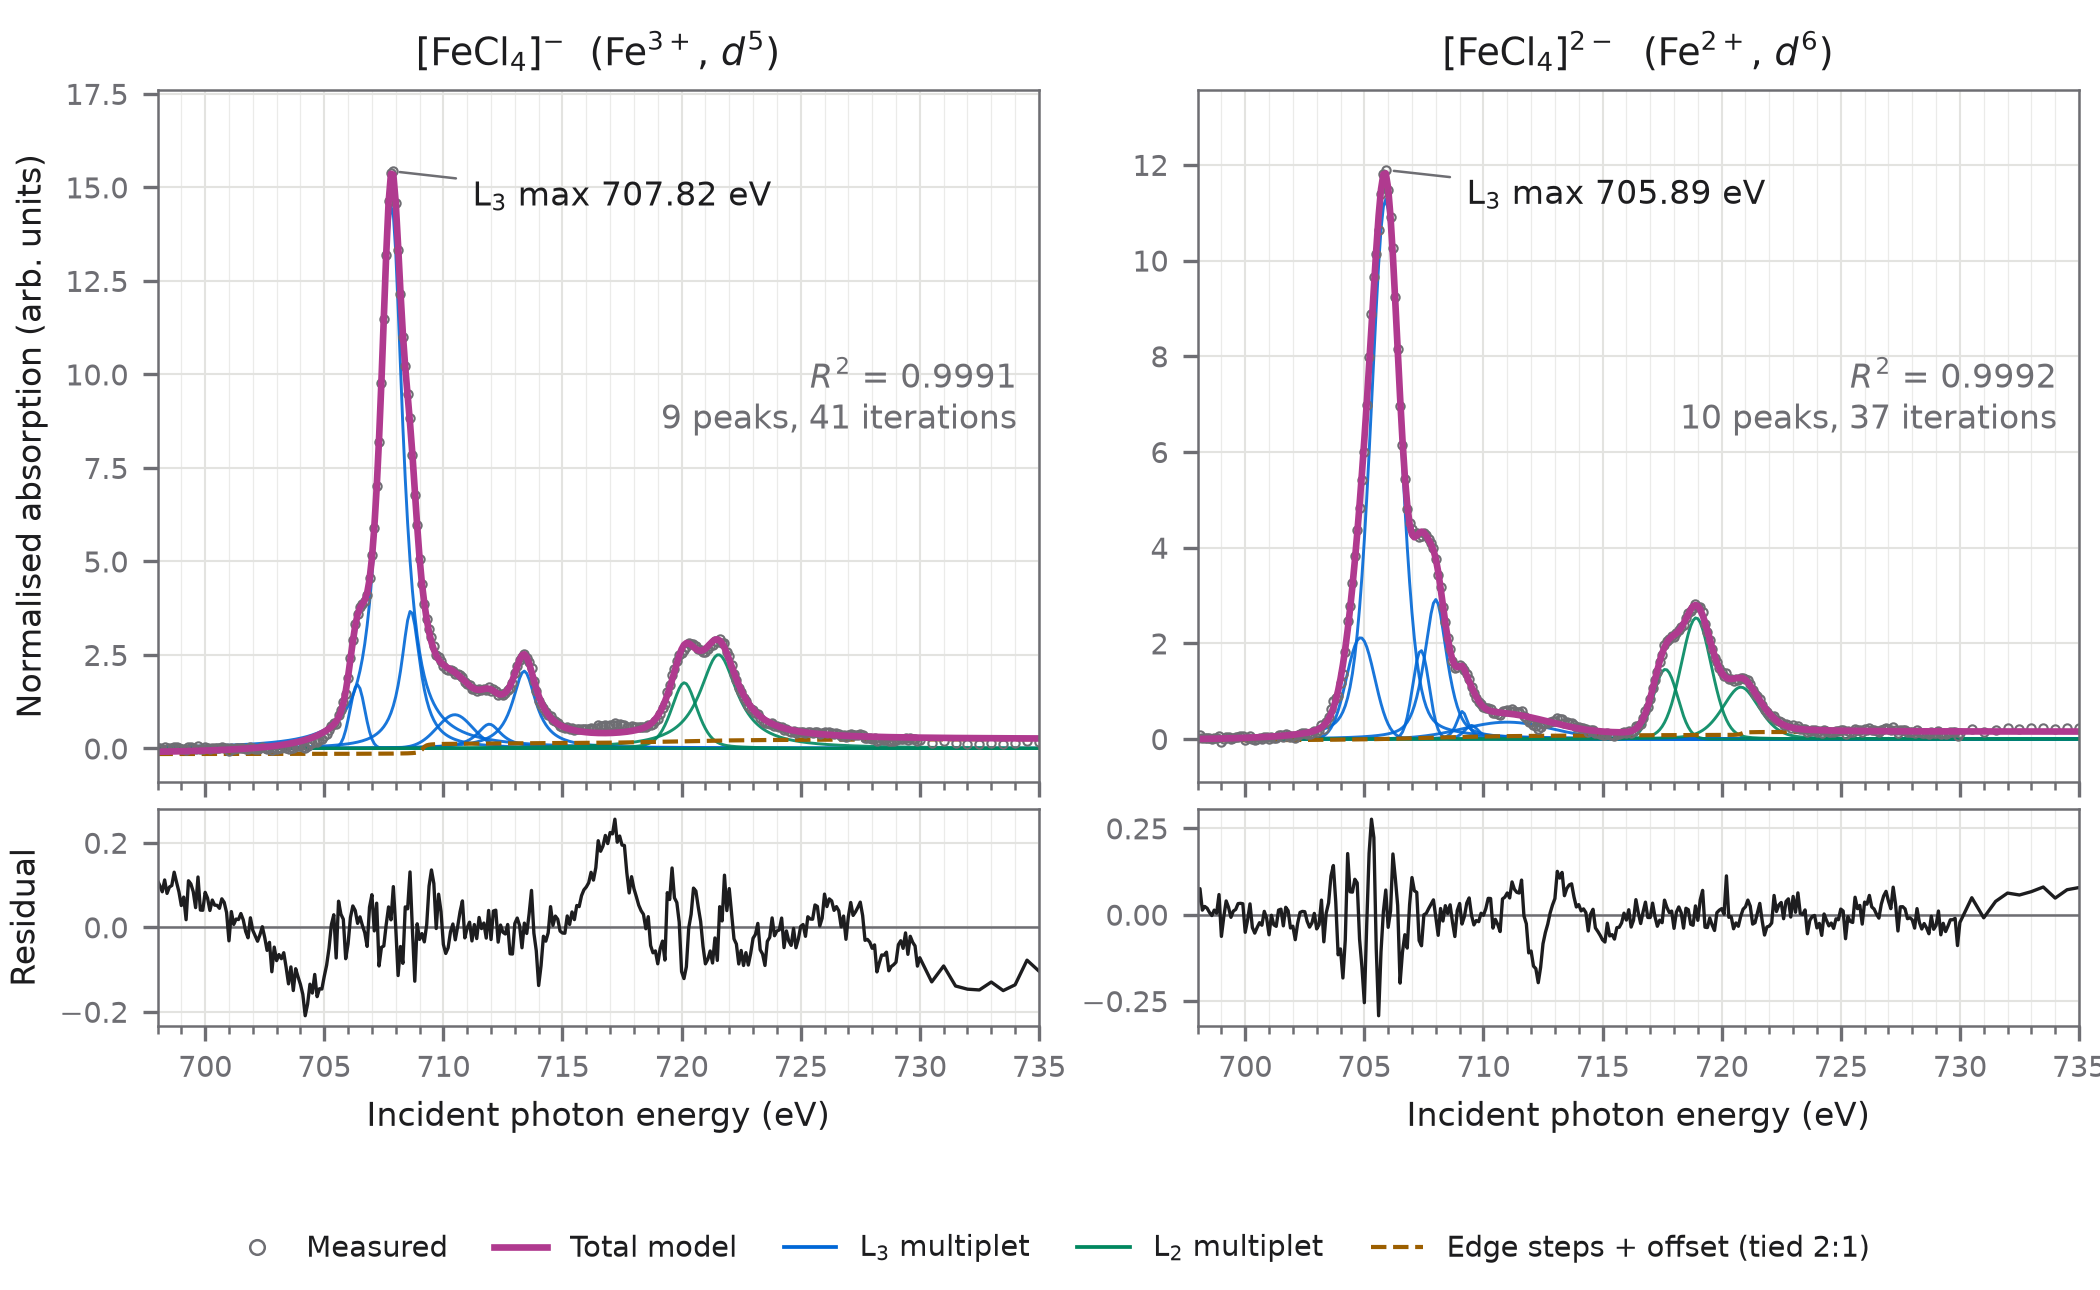

The script that saved this image:
"""Figure: Fe L2,3-edge XAS case study — [FeCl4]- (d5) vs [FeCl4]2- (d6).

Fits both measured spectra in `manuscript/examples/fecl4/` with spectrafit-core and renders
the manuscript's real-data case-study figure plus a machine-readable results file
the manuscript text quotes its numbers from.

Reproduce from a clean clone:

    uv sync --group manuscript
    uv run --with maturin maturin develop --release
    uv run --group manuscript python manuscript/examples/fecl4/fig_fecl4_case_study.py

Outputs (written next to this file):
    fig_fecl4_case_study.pdf   vector, for submission
    fig_fecl4_case_study.png   300 dpi raster, for preview
    fecl4_fit_results.json     selected fit + the full model-selection comparison

Physical model, per spectrum
----------------------------
Pseudo-Voigt peaks across the L3 and L2 multiplets, on top of two `arctan_step`
continuum edge jumps and a constant offset. The two step amplitudes are not
independent: the 2p3/2 : 2p1/2 initial states carry a statistical 2:1
degeneracy, so the L2 edge jump is tied to half the L3 jump through an
expression edge rather than fitted freely. That single `bind()` call removes one
free parameter from every fit and is why the reported step ratio is exactly
2.000 rather than a fitted approximation to it.

Component list and model selection
----------------------------------
The components are specified from the spectroscopy, not chosen by a fit
statistic. d5 carries a tiny pre-shoulder near 706 eV on the rising L3 edge;
d6 carries a pre-shoulder near 705 eV and a post-shoulder near 708 eV. Each is
modelled because it is there.

BIC is still computed, but as a reported diagnostic rather than the selector:
every named shoulder is refitted away and the resulting dBIC recorded in the
JSON. Here the criterion agrees emphatically with all three assignments
(+572, +362, +30). Were it ever to disagree, the disagreement would be
published rather than resolved by deleting the component.

A cautionary result, recorded because it nearly went the other way. An earlier
version of this script let BIC *choose* between an 8- and a 9-component d5
model, seeding the extra peak at 706.3 eV with sigma 0.4. BIC rejected it
(dBIC +16.8 against). That verdict was an artefact of the seed, not a property
of the data: re-seeded at 706.0 with sigma 0.35, from the spectroscopic
assignment rather than from a guess, the same criterion now favours the same
component by +572, and chi2_red drops six-fold from 0.0425 to 0.0071. An
information criterion evaluates the optimum a solver actually reached, so on a
multi-modal surface it silently scores the starting point as much as the model.
This is the argument for specifying components from the spectroscopy and using
the criterion to check them, rather than the reverse.
"""

from __future__ import annotations

import json
import re
import sys
from pathlib import Path
from typing import Any

import matplotlib as mpl
import numpy as np
from matplotlib import pyplot as plt
from matplotlib.ticker import MultipleLocator
from spectrafit_core import (
    FitOptions,
    MeasurementData,
    arctan_step,
    compose,
    constant,
    fit,
    pseudo_voigt,
)

HERE = Path(__file__).resolve().parent
DATA = HERE
sys.path.insert(0, str(HERE))

# Fitted window. The measured files span 660-830 eV, but only the Fe L2,3
# white-line region carries the multiplet structure this case study is about;
# the 660-695 eV pre-edge hump and the >735 eV tail are outside the model and
# are deliberately not fitted rather than absorbed into a wider background.
WINDOW = (698.0, 735.0)

# Chart series ramp from docs/stylesheets/tokens/palette.css (--c-chart-*).
#
# Not the raw `--c-<backend>` brand colours: those are a UI palette, where each
# hue sits beside its own label and is compared with one neighbour at a time. A
# plot is the opposite — every series competes with every other at once, and
# measured all-pairs the brand ramp collapses (systemIndigo vs systemBlue is
# dE 0.8 deutan). Deuteranopia merges red/green/orange into one family and
# blue/indigo/cyan into another, so Apple's system set yields at most two
# separable hues however they are chosen. The `--c-chart-*` ramp is the
# documented extension for exactly this case: corporate-adjacent, darkened
# until every entry is legal as a stroke, and picked for pairwise separation.
#
# Validator (light surface, --pairs all): lightness PASS, chroma PASS,
# normal-vision floor PASS (worst 17.7), contrast PASS (all >= 3:1), CVD WARN
# at 7.0 deutan — inside the 6-8 floor band, legal only with secondary
# encoding. Hence the redundancy below: the total model is also the thickest
# line, the edge steps are also the only dashed one, and L3/L2 are additionally
# separated by sitting in disjoint energy ranges.
C_FIT = "#b03a8f"  # --c-chart-4 — total model (thickest stroke)
C_L3 = "#0067d6"  # --c-chart-1 — L3 multiplet components
C_L2 = "#00875f"  # --c-chart-3 — L2 multiplet components
C_STEP = "#9c5f00"  # --c-chart-2 — arctan continuum steps (dashed)
INK = "#1d1d1f"
INK_MUTED = "#6e6e73"
GRID = "#e3e3e0"

# Peak seeds are (center /eV, amplitude, sigma /eV). The component list is
# specified from the spectroscopy, not chosen by a fit statistic: the author
# identifies a tiny pre-shoulder on the d5 L3 edge near 706 eV and a post-
# shoulder on d6 near 708 eV, and both are modelled because they are there.
#
# BIC is still computed, but as a REPORTED DIAGNOSTIC rather than the selector.
# For each named shoulder the fit is repeated with that component ablated and
# the resulting dBIC written to the JSON. See the module docstring for why the
# order matters: letting BIC choose, from a guessed seed, rejected the d5
# shoulder outright — the same component the spectroscopic seed now supports by
# +572. The criterion scores the optimum the solver reached, not the model.
_D5_PEAKS = [
    (706.0, 1.2, 0.35),  # pre-shoulder (author-identified)
    (707.9, 15.0, 0.45),
    (709.4, 2.0, 0.60),
    (710.4, 2.0, 0.60),
    (711.8, 1.5, 0.80),
    (713.4, 2.4, 0.90),
    (720.4, 2.6, 0.80),
    (721.7, 2.8, 0.80),
    (723.5, 1.0, 1.00),
]
_D6_PEAKS = [
    (704.6, 1.0, 0.40),  # pre-shoulder
    (705.9, 11.5, 0.40),
    (707.3, 4.2, 0.50),
    (708.0, 1.5, 0.45),  # post-shoulder (author-identified)
    (709.0, 1.5, 0.70),
    (710.5, 0.7, 0.80),
    (712.0, 0.4, 0.90),
    (717.9, 2.0, 0.70),
    (718.9, 2.7, 0.70),
    (720.6, 1.3, 0.90),
]

SPECTRA: dict[str, dict[str, Any]] = {
    "d5": {
        "file": "FeCl4_d5.txt",
        "label": r"[FeCl$_4$]$^{-}$  (Fe$^{3+}$, $d^5$)",
        "step_l3": 708.5,
        "step_l2": 721.5,
        "peaks": _D5_PEAKS,
        "l3_count": 6,
        # name -> index in `peaks` to remove for the diagnostic refit
        "ablations": {"pre-shoulder 706 eV": 0},
    },
    "d6": {
        "file": "FeCl4_d6.txt",
        "label": r"[FeCl$_4$]$^{2-}$  (Fe$^{2+}$, $d^6$)",
        "step_l3": 706.5,
        "step_l2": 719.5,
        "peaks": _D6_PEAKS,
        "l3_count": 7,
        "ablations": {"pre-shoulder 705 eV": 0, "post-shoulder 708 eV": 3},
    },
}


def load(path: Path) -> tuple[np.ndarray, np.ndarray]:
    r"""Read a two-column energy/intensity spectrum, restricted to `WINDOW`.

    The measured files use classic-Mac carriage-return line endings, so the
    split is on ``[\r\n]+`` rather than on ``\n``; reading them with plain
    ``readlines()`` yields a single 691-record line. The energy grid is *not*
    uniform — roughly 0.11 eV across the white lines and coarser in the
    background — so the window holds 331 points, not the 149 a uniform 0.25 eV
    step would suggest.
    """
    rows = re.split(r"[\r\n]+", path.read_bytes().decode())
    xy = np.array([[float(p[0]), float(p[1])] for p in (r.split() for r in rows if r.strip())])
    mask = (xy[:, 0] >= WINDOW[0]) & (xy[:, 0] <= WINDOW[1])
    return xy[mask, 0], xy[mask, 1]


def build(spec: dict, peaks: list) -> Any:
    """Compose the multiplet + edge-step model graph for a given peak list."""
    nodes = [
        pseudo_voigt(
            f"p{i}",
            amplitude=amp,
            amplitude_min=0.0,
            center=cen,
            center_min=cen - 1.0,
            center_max=cen + 1.0,
            sigma=sig,
            sigma_min=0.05,
            sigma_max=3.0,
            fraction=0.5,
            fraction_min=0.0,
            fraction_max=1.0,
        )
        for i, (cen, amp, sig) in enumerate(peaks)
    ]
    for key, amp0 in (("step_l3", 0.30), ("step_l2", 0.15)):
        cen = spec[key]
        nodes.append(
            arctan_step(
                key,
                amplitude=amp0,
                amplitude_min=0.0,
                center=cen,
                center_min=cen - 2.0,
                center_max=cen + 2.0,
                sigma=0.5,
                sigma_min=0.1,
                sigma_max=3.0,
            ),
        )
    nodes.append(constant("bg", c=0.0))
    # Statistical 2p3/2 : 2p1/2 = 2:1 edge-jump branching ratio, imposed as an
    # expression edge instead of a free parameter. Sourced from
    # fecl4_constraint_scenarios.tie(), the one place this expression is
    # written, rather than a second hand-typed copy of the same string — the
    # import is deferred to call time because fecl4_constraint_scenarios
    # imports *this* module at its own top level for CS.load/CS.SPECTRA, and a
    # top-level import here would close that into a real cycle.
    from fecl4_constraint_scenarios import tie

    expr, target = tie("step", "")  # key is unused for "step"; "spin_orbit" needs it
    return compose(nodes).bind(expr, to=target).build()


def run_fit(spec: dict, peaks: list) -> Any:
    """Fit one candidate model; raise rather than report a non-converged fit."""
    x, y = load(DATA / spec["file"])
    result = fit(
        build(spec, peaks),
        MeasurementData(x=x.tolist(), y=y.tolist()),
        FitOptions(solver="lm", max_iterations=2000, tolerance=1e-10),
    )
    if not result.success:
        msg = f"{spec['file']}: fit did not converge ({result.message})"
        raise RuntimeError(msg)
    return result


def fit_with_ablations(spec: dict) -> dict:
    """Fit the author-specified model, then refit with each named shoulder removed.

    The reported model is always the full one. The ablations exist to quantify
    what each named shoulder is worth: dBIC = BIC(without) - BIC(full), so a
    NEGATIVE value means the criterion prefers the model without that component.

    BIC rather than AIC for the diagnostic: the comparison differs by a whole
    peak (four parameters), and with 331 points BIC's stiffer complexity penalty
    is the conservative choice — it is the criterion that can actually argue
    against a component, which is the only thing worth reporting here.
    """
    x, y = load(DATA / spec["file"])
    full = run_fit(spec, spec["peaks"])

    ablations = {}
    for name, index in spec.get("ablations", {}).items():
        reduced = [pk for i, pk in enumerate(spec["peaks"]) if i != index]
        r = run_fit(spec, reduced)
        ablations[name] = {
            "n_peaks": len(reduced),
            "r_squared": r.r_squared,
            "reduced_chi2": r.reduced_chi2,
            "bic": r.bic,
            "delta_bic_vs_full": r.bic - full.bic,
            "prefers_full": r.bic > full.bic,
        }

    return {
        "x": x,
        "y": y,
        "spec": spec,
        "peaks": spec["peaks"],
        "result": full,
        "ablations": ablations,
    }


def _l3_white_line(res: Any, n_l3: int):
    """Return the ParameterResult for the tallest L3 component's centre."""
    best_i, best_amp = 0, -1.0
    for i in range(n_l3):
        amp = res.parameters[f"p{i}.amplitude"].value
        if amp > best_amp:
            best_i, best_amp = i, amp
    return res.parameters[f"p{best_i}.center"]


def plot(fits: dict[str, dict], out_stem: Path) -> None:
    """Render the two-column, two-row case-study figure."""
    mpl.rcParams.update(
        {
            "font.size": 8,
            "axes.labelsize": 8,
            "axes.titlesize": 9,
            "legend.fontsize": 7,
            "xtick.labelsize": 7,
            "ytick.labelsize": 7,
            "axes.edgecolor": INK_MUTED,
            "axes.linewidth": 0.6,
            "xtick.color": INK_MUTED,
            "ytick.color": INK_MUTED,
            "text.color": INK,
            "axes.labelcolor": INK,
            "figure.facecolor": "white",
            "savefig.facecolor": "white",
        },
    )
    fig, axes = plt.subplots(
        2,
        2,
        figsize=(7.0, 4.3),
        sharex="col",
        gridspec_kw={"height_ratios": [3.2, 1.0], "hspace": 0.06, "wspace": 0.18},
    )

    for col, state in enumerate(("d5", "d6")):
        f = fits[state]
        x, y, res = f["x"], f["y"], f["result"]
        n_l3 = f["spec"]["l3_count"]
        n_peaks = len(f["peaks"])
        ax, axr = axes[0, col], axes[1, col]

        # Components grouped by physical identity — one hue per multiplet, not
        # one hue per node (nine cycled hues would encode nothing).
        for i in range(n_peaks):
            ax.plot(
                x,
                np.asarray(res.components[f"p{i}"]),
                lw=0.7,
                color=C_L3 if i < n_l3 else C_L2,
                alpha=0.9,
            )
        ax.plot(
            x,
            np.sum([np.asarray(res.components[k]) for k in ("step_l3", "step_l2", "bg")], axis=0),
            lw=1.0,
            ls="--",
            color=C_STEP,
        )
        ax.plot(x, y, ls="none", marker="o", ms=2.0, mfc="none", mew=0.5, color=INK_MUTED)
        ax.plot(x, np.asarray(res.best_fit), lw=1.6, color=C_FIT)

        ax.set_ylim(-0.9, max(y) * 1.14)
        ax.grid(True, color=GRID, lw=0.5)
        ax.set_axisbelow(True)
        ax.set_title(f["spec"]["label"], color=INK, pad=6)
        # The L3 white line is the tallest component, not a fixed index —
        # adding a pre-shoulder shifted it, and hardcoding an index silently
        # annotated the shoulder instead.
        centre = _l3_white_line(res, n_l3)
        ax.annotate(
            f"L$_3$ max {centre.value:.2f} eV",
            xy=(centre.value, max(y)),
            xytext=(centre.value + 3.4, max(y) * 0.94),
            color=INK,
            arrowprops={"arrowstyle": "-", "lw": 0.6, "color": INK_MUTED},
        )
        ax.text(
            0.975,
            0.62,
            f"$R^2$ = {res.r_squared:.4f}\n{n_peaks} peaks, {res.n_iter} iterations",
            transform=ax.transAxes,
            ha="right",
            va="top",
            color=INK_MUTED,
        )

        axr.axhline(0.0, lw=0.6, color=INK_MUTED)
        axr.plot(x, np.asarray(res.residuals), lw=0.8, color=INK)
        axr.grid(True, color=GRID, lw=0.5)
        axr.set_axisbelow(True)
        axr.set_xlabel("Incident photon energy (eV)")
        axr.set_xlim(*WINDOW)
        # 1 eV minor ticks: the multiplet features this figure is about are
        # ~1 eV apart, so the 5 eV majors alone make them hard to place.
        for a in (ax, axr):
            a.xaxis.set_minor_locator(MultipleLocator(1.0))
            a.tick_params(axis="x", which="minor", length=2.0, color=INK_MUTED)
            a.grid(True, which="minor", axis="x", color=GRID, lw=0.3, alpha=0.7)
        if col == 0:
            ax.set_ylabel("Normalised absorption (arb. units)")
            axr.set_ylabel("Residual")

    # One legend for the whole figure: identity is never carried by colour alone.
    handles = [
        plt.Line2D(
            [],
            [],
            ls="none",
            marker="o",
            ms=3.5,
            mfc="none",
            mew=0.6,
            color=INK_MUTED,
            label="Measured",
        ),
        plt.Line2D([], [], lw=1.6, color=C_FIT, label="Total model"),
        plt.Line2D([], [], lw=0.9, color=C_L3, label="L$_3$ multiplet"),
        plt.Line2D([], [], lw=0.9, color=C_L2, label="L$_2$ multiplet"),
        plt.Line2D([], [], lw=1.0, ls="--", color=C_STEP, label="Edge steps + offset (tied 2:1)"),
    ]
    fig.legend(
        handles=handles,
        loc="lower center",
        ncol=5,
        frameon=False,
        bbox_to_anchor=(0.5, 0.0),
        columnspacing=1.6,
        handlelength=1.8,
    )
    fig.subplots_adjust(left=0.075, right=0.99, top=0.93, bottom=0.205)
    for ext, dpi in (("pdf", None), ("png", 300)):
        fig.savefig(out_stem.with_suffix(f".{ext}"), dpi=dpi)
    plt.close(fig)


def serialise(fits: dict[str, dict]) -> dict:
    """Collect the numbers the manuscript quotes, plus the selection evidence."""
    out: dict[str, Any] = {
        "window_ev": list(WINDOW),
        "model": (
            "pseudo_voigt multiplet + 2 arctan_step + constant; "
            "L2 step amplitude tied to L3/2 via an expression edge"
        ),
        "selection_criterion": (
            "components specified from the spectroscopy; BIC reported per named "
            "shoulder as an ablation diagnostic, not used to select"
        ),
        "spectra": {},
    }
    for state, f in fits.items():
        res = f["result"]
        out["spectra"][state] = {
            "source_file": f"manuscript/examples/fecl4/{f['spec']['file']}",
            "n_points": len(f["x"]),
            "model": "author-specified components; BIC reported, not selecting",
            "n_peaks": len(f["peaks"]),
            "dof": res.dof,
            "r_squared": res.r_squared,
            "reduced_chi2": res.reduced_chi2,
            "aic": res.aic,
            "bic": res.bic,
            "n_iter": res.n_iter,
            "n_func_evals": res.n_func_evals,
            "n_jac_evals": res.n_jac_evals,
            "condition_number": res.condition_number,
            "message": res.message,
            # Each named shoulder, refitted away, so the reader can weigh it.
            # dBIC = BIC(without) - BIC(full): positive means the criterion
            # agrees the component earns its parameters, negative means it does
            # not and the component is kept on spectroscopic grounds anyway.
            "shoulder_ablations": f["ablations"],
            "parameters": {
                name: {"value": p.value, "stderr": p.stderr, "vary": p.vary, "expr": p.expr}
                for name, p in res.parameters.items()
            },
        }

    def l3_max(state: str):
        f = fits[state]
        return _l3_white_line(f["result"], f["spec"]["l3_count"])

    c5, c6 = l3_max("d5"), l3_max("d6")
    out["l3_chemical_shift_ev"] = {
        "value": c5.value - c6.value,
        "stderr": float(np.hypot(c5.stderr or 0.0, c6.stderr or 0.0)),
        "d5_center": c5.value,
        "d6_center": c6.value,
        "definition": "L3 white-line maximum of d5 minus that of d6",
    }
    return out


def main() -> None:
    """Fit both spectra, render the figure, and write the results JSON."""
    fits = {state: fit_with_ablations(spec) for state, spec in SPECTRA.items()}
    plot(fits, HERE / "fig_fecl4_case_study")
    summary = serialise(fits)
    # sort_keys because the parameter mapping's insertion order is not stable
    # across runs: two consecutive runs of this script produced byte-different
    # files that were semantically identical, showing up as a ~258-line diff of
    # pure reordering. data_availability.md states that the figures and tables
    # rebuild from a clean checkout, and a reader cannot check that by diffing an
    # artifact that will not reproduce itself.
    (HERE / "fecl4_fit_results.json").write_text(
        json.dumps(summary, indent=2, sort_keys=True) + "\n",
    )

    for state, f in fits.items():
        res = f["result"]
        print(
            f"{state}: {len(f['peaks'])} peaks  R2={res.r_squared:.6f}  "
            f"chi2_red={res.reduced_chi2:.5g}  dof={res.dof}  iters={res.n_iter}",
        )
        for name, a in f["ablations"].items():
            verdict = (
                "BIC agrees"
                if a["prefers_full"]
                else "BIC DISAGREES (kept on spectroscopic grounds)"
            )
            print(f"    without {name:22s} dBIC={a['delta_bic_vs_full']:+9.1f}  {verdict}")
    sh = summary["l3_chemical_shift_ev"]
    print(f"L3 chemical shift d5-d6 = {sh['value']:.3f} +/- {sh['stderr']:.3f} eV")


if __name__ == "__main__":
    main()
